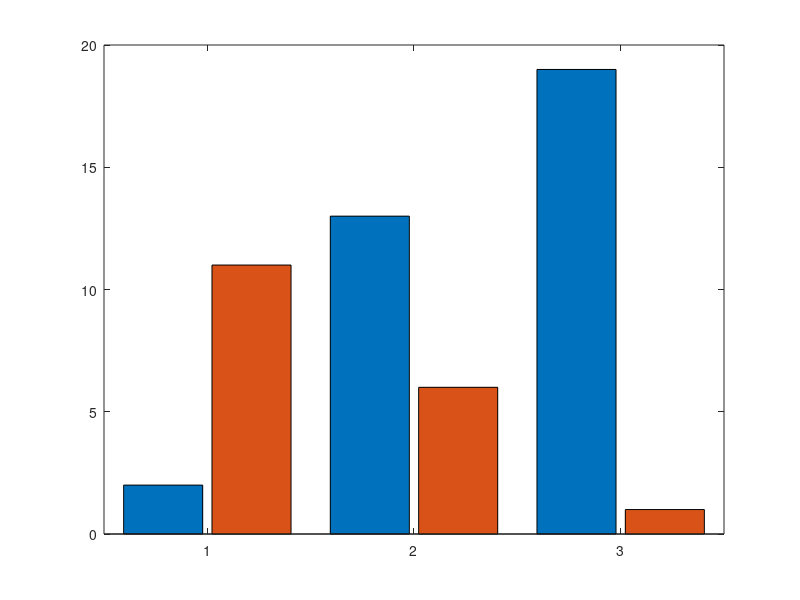

Recreate this plot in MATLAB. (Note: this script raises an error after producing the figure.)
% Fig5 c
clc; clear;
c1 = [240, 170, 63] / 255;
c2 = [178, 178, 178] / 255;
num = [2 11; 13 6; 19 1];
figure('Color', 'w')
b = bar(num, 0.9);
set(b, 'FaceAlpha', 0.9);
set(b, 'edgecolor', 'none');
b(1).FaceColor = c1;
b(2).FaceColor = c2;
legend('unbroken', 'broken', 'Location', 'northwest', 'Orientation', 'vertical');
legend('boxoff');
ylim([0, 20]);
xlim([0.5, 3.5]);
ylabel('number of transferred objects in 2 min');

grid off; box off;
set(gca, 'XGrid', 'off');
set(gca, 'GridColor', 'k');
set(gca, 'GridLineStyle', '--');
set(gca, 'GridAlpha', 0.3);
set(gca, 'FontSize', 13);
set(gca, 'YTick', 0:10:20);
% set(gcf, 'position', [400 400 400 350]);
